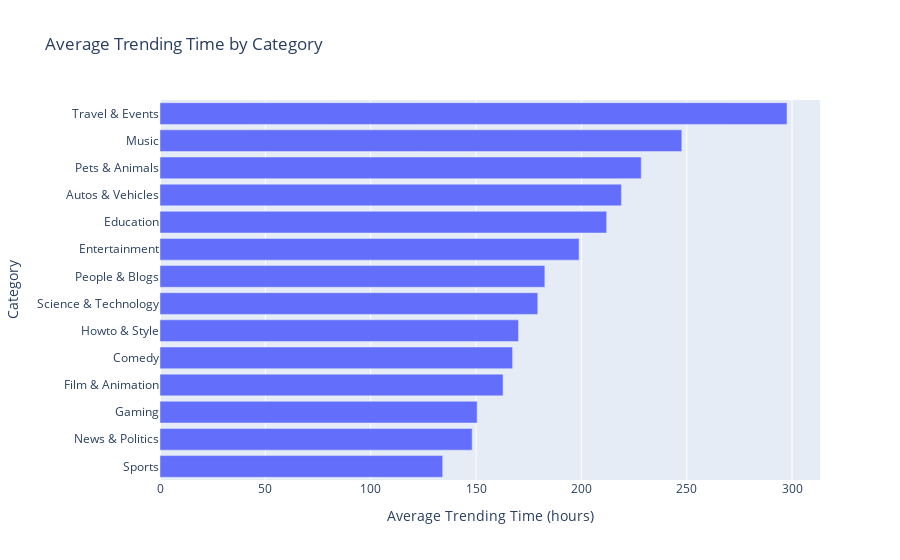

Notebook code for this chart:
### Code cell
px.bar(trending_category, 
       x='trending_time', 
       y='category', 
       labels={'category': 'Category', 'trending_time': 'Average Trending Time (hours)'}, 
       title='Average Trending Time by Category')

### Figure 1 — Plotly figure (JSON) as saved in the notebook; plotly's stock layout.template omitted (floating-point values rounded to 4 significant figures)
{"data": [{"alignmentgroup": "True", "hovertemplate": "Average Trending Time (hours)=%{x}<br>Category=%{y}<extra></extra>", "legendgroup": "", "marker": {"color": "#636efa", "pattern": {"shape": ""}}, "name": "", "offsetgroup": "", "orientation": "h", "showlegend": false, "textposition": "auto", "type": "bar", "x": [134.2, 148.1, 150.5, 162.8, 167.4, 170.2, 179.3, 182.7, 198.9, 212, 219, 228.4, 247.7, 297.6], "xaxis": "x", "y": ["Sports", "News & Politics", "Gaming", "Film & Animation", "Comedy", "Howto & Style", "Science & Technology", "People & Blogs", "Entertainment", "Education", "Autos & Vehicles", "Pets & Animals", "Music", "Travel & Events"], "yaxis": "y"}], "layout": {"barmode": "relative", "legend": {"tracegroupgap": 0}, "title": {"text": "Average Trending Time by Category"}, "xaxis": {"anchor": "y", "domain": [0, 1], "title": {"text": "Average Trending Time (hours)"}}, "yaxis": {"anchor": "x", "domain": [0, 1], "title": {"text": "Category"}}}}
